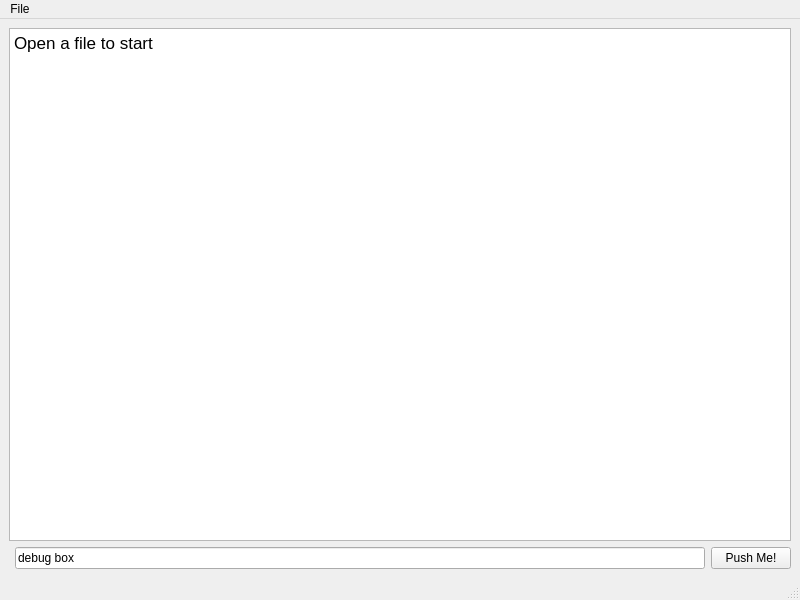
<?xml version="1.0" encoding="UTF-8"?>
<ui version="4.0">
 <class>MainWindow</class>
 <widget class="QMainWindow" name="MainWindow">
  <property name="geometry">
   <rect>
    <x>0</x>
    <y>0</y>
    <width>800</width>
    <height>600</height>
   </rect>
  </property>
  <property name="windowTitle">
   <string>SOL Virtual Machine</string>
  </property>
  <widget class="QWidget" name="centralwidget">
   <layout class="QGridLayout" name="gridLayout">
    <item row="1" column="1">
     <widget class="QLineEdit" name="lineEdit">
      <property name="text">
       <string>debug box</string>
      </property>
     </widget>
    </item>
    <item row="1" column="2">
     <widget class="QPushButton" name="pushButton">
      <property name="text">
       <string>Push Me!</string>
      </property>
     </widget>
    </item>
    <item row="0" column="0" colspan="3">
     <widget class="QTextEdit" name="outputText">
      <property name="readOnly">
       <bool>true</bool>
      </property>
      <property name="html">
       <string>&lt;!DOCTYPE HTML PUBLIC &quot;-//W3C//DTD HTML 4.0//EN&quot; &quot;http://www.w3.org/TR/REC-html40/strict.dtd&quot;&gt;
&lt;html&gt;&lt;head&gt;&lt;meta name=&quot;qrichtext&quot; content=&quot;1&quot; /&gt;&lt;style type=&quot;text/css&quot;&gt;
p, li { white-space: pre-wrap; }
&lt;/style&gt;&lt;/head&gt;&lt;body style=&quot; font-family:'.Lucida Grande UI'; font-size:13pt; font-weight:400; font-style:normal;&quot;&gt;
&lt;p style=&quot; margin-top:0px; margin-bottom:0px; margin-left:0px; margin-right:0px; -qt-block-indent:0; text-indent:0px;&quot;&gt;Open a file to start&lt;/p&gt;&lt;/body&gt;&lt;/html&gt;</string>
      </property>
     </widget>
    </item>
   </layout>
  </widget>
  <widget class="QMenuBar" name="menubar">
   <property name="geometry">
    <rect>
     <x>0</x>
     <y>0</y>
     <width>800</width>
     <height>22</height>
    </rect>
   </property>
   <widget class="QMenu" name="menuFile">
    <property name="title">
     <string>File</string>
    </property>
    <addaction name="actionOpen"/>
    <addaction name="separator"/>
    <addaction name="actionCompile"/>
    <addaction name="actionRun"/>
   </widget>
   <addaction name="menuFile"/>
  </widget>
  <widget class="QStatusBar" name="statusbar"/>
  <action name="actionOpen">
   <property name="text">
    <string>Open</string>
   </property>
  </action>
  <action name="actionCompile">
   <property name="enabled">
    <bool>false</bool>
   </property>
   <property name="text">
    <string>Compile</string>
   </property>
  </action>
  <action name="actionRun">
   <property name="enabled">
    <bool>false</bool>
   </property>
   <property name="text">
    <string>Run</string>
   </property>
  </action>
 </widget>
 <resources/>
 <connections/>
</ui>
